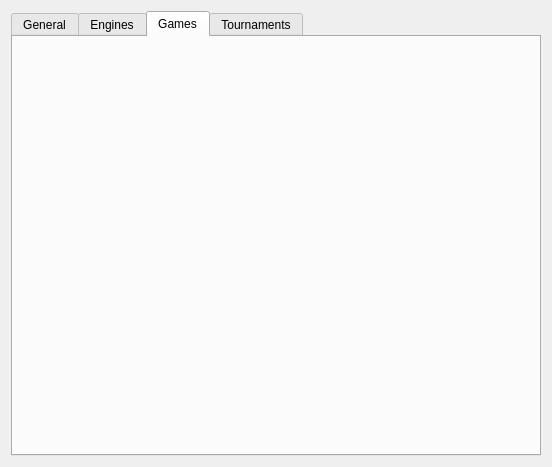
<?xml version="1.0" encoding="UTF-8"?>
<ui version="4.0">
 <class>SettingsDialog</class>
 <widget class="QDialog" name="SettingsDialog">
  <property name="geometry">
   <rect>
    <x>0</x>
    <y>0</y>
    <width>552</width>
    <height>467</height>
   </rect>
  </property>
  <property name="sizePolicy">
   <sizepolicy hsizetype="Preferred" vsizetype="Preferred">
    <horstretch>0</horstretch>
    <verstretch>90</verstretch>
   </sizepolicy>
  </property>
  <property name="windowTitle">
   <string>Settings</string>
  </property>
  <layout class="QVBoxLayout" name="verticalLayout_2">
   <item>
    <widget class="QTabWidget" name="tabWidget">
     <property name="currentIndex">
      <number>2</number>
     </property>
     <widget class="QWidget" name="m_generalTab">
      <attribute name="title">
       <string>General</string>
      </attribute>
      <layout class="QVBoxLayout" name="verticalLayout_6">
       <item>
        <widget class="QCheckBox" name="m_highlightLegalMovesCheck">
         <property name="text">
          <string>Highlight legal moves</string>
         </property>
         <property name="checked">
          <bool>true</bool>
         </property>
        </widget>
       </item>
       <item>
        <widget class="QCheckBox" name="m_closeUnusedInitialTabCheck">
         <property name="text">
          <string>Close initial game tab if unused</string>
         </property>
         <property name="checked">
          <bool>true</bool>
         </property>
        </widget>
       </item>
       <item>
        <widget class="QCheckBox" name="m_useFullUserNameCheck">
         <property name="text">
          <string>Use full name of human player</string>
         </property>
         <property name="checked">
          <bool>true</bool>
         </property>
        </widget>
       </item>
       <item>
        <widget class="QCheckBox" name="m_playersSidesOnClocksCheck">
         <property name="text">
          <string>Display players' sides on clocks </string>
         </property>
        </widget>
       </item>
       <item>
        <widget class="QCheckBox" name="m_humanCanPlayAfterTimeoutCheck">
         <property name="text">
          <string>Human player can play after timeout</string>
         </property>
         <property name="checked">
          <bool>true</bool>
         </property>
        </widget>
       </item>
       <item>
        <layout class="QFormLayout" name="formLayout_3">
         <property name="horizontalSpacing">
          <number>9</number>
         </property>
         <property name="verticalSpacing">
          <number>9</number>
         </property>
         <property name="topMargin">
          <number>13</number>
         </property>
         <property name="bottomMargin">
          <number>0</number>
         </property>
         <item row="1" column="1">
          <widget class="QLineEdit" name="m_siteEdit"/>
         </item>
         <item row="1" column="0">
          <widget class="QLabel" name="m_siteLabel">
           <property name="text">
            <string>PGN Site:</string>
           </property>
           <property name="buddy">
            <cstring>m_siteEdit</cstring>
           </property>
          </widget>
         </item>
         <item row="2" column="0">
          <widget class="QLabel" name="m_defaultPgnOutFileLabel">
           <property name="text">
            <string>PGN output for single games:</string>
           </property>
          </widget>
         </item>
         <item row="2" column="1">
          <layout class="QHBoxLayout" name="horizontalLayout_2">
           <item>
            <widget class="QLineEdit" name="m_defaultPgnOutFileEdit">
             <property name="text">
              <string>games.pgn</string>
             </property>
            </widget>
           </item>
           <item>
            <widget class="QPushButton" name="m_defaultPgnOutFileBtn">
             <property name="text">
              <string>Browse...</string>
             </property>
             <property name="shortcut">
              <string/>
             </property>
            </widget>
           </item>
          </layout>
         </item>
         <item row="3" column="0">
          <widget class="QLabel" name="m_tbPathLabel">
           <property name="text">
            <string>Syzygy tablebases path:</string>
           </property>
           <property name="buddy">
            <cstring>m_tbPathEdit</cstring>
           </property>
          </widget>
         </item>
         <item row="3" column="1">
          <layout class="QHBoxLayout" name="horizontalLayout">
           <item>
            <widget class="QLineEdit" name="m_tbPathEdit"/>
           </item>
           <item>
            <widget class="QPushButton" name="m_browseTbPathBtn">
             <property name="text">
              <string>Browse...</string>
             </property>
            </widget>
           </item>
          </layout>
         </item>
        </layout>
       </item>
       <item>
        <spacer name="verticalSpacer_2">
         <property name="orientation">
          <enum>Qt::Vertical</enum>
         </property>
         <property name="sizeHint" stdset="0">
          <size>
           <width>20</width>
           <height>40</height>
          </size>
         </property>
        </spacer>
       </item>
      </layout>
     </widget>
     <widget class="QWidget" name="m_enginesTab">
      <attribute name="title">
       <string>Engines</string>
      </attribute>
      <layout class="QVBoxLayout" name="verticalLayout">
       <property name="leftMargin">
        <number>0</number>
       </property>
       <property name="topMargin">
        <number>0</number>
       </property>
       <property name="rightMargin">
        <number>0</number>
       </property>
       <property name="bottomMargin">
        <number>0</number>
       </property>
       <item>
        <widget class="EngineManagementWidget" name="m_engineManagementWidget" native="true"/>
       </item>
      </layout>
     </widget>
     <widget class="QWidget" name="m_gamesTab">
      <attribute name="title">
       <string>Games</string>
      </attribute>
      <layout class="QVBoxLayout" name="verticalLayout_3">
       <property name="spacing">
        <number>0</number>
       </property>
       <property name="leftMargin">
        <number>9</number>
       </property>
       <property name="topMargin">
        <number>9</number>
       </property>
       <property name="rightMargin">
        <number>9</number>
       </property>
       <property name="bottomMargin">
        <number>9</number>
       </property>
       <item>
        <widget class="GameSettingsWidget" name="m_gameSettings" native="true"/>
       </item>
      </layout>
     </widget>
     <widget class="QWidget" name="m_tournamentsTab">
      <attribute name="title">
       <string>Tournaments</string>
      </attribute>
      <layout class="QVBoxLayout" name="verticalLayout_4">
       <item>
        <widget class="TournamentSettingsWidget" name="m_tournamentSettings" native="true"/>
       </item>
       <item>
        <widget class="QGroupBox" name="groupBox">
         <property name="enabled">
          <bool>true</bool>
         </property>
         <property name="sizePolicy">
          <sizepolicy hsizetype="Preferred" vsizetype="Preferred">
           <horstretch>0</horstretch>
           <verstretch>0</verstretch>
          </sizepolicy>
         </property>
         <property name="title">
          <string>Games</string>
         </property>
         <layout class="QVBoxLayout" name="verticalLayout_5">
          <item>
           <layout class="QFormLayout" name="formLayout_2">
            <property name="fieldGrowthPolicy">
             <enum>QFormLayout::ExpandingFieldsGrow</enum>
            </property>
            <item row="1" column="0">
             <widget class="QLabel" name="m_concurrencyLabel">
              <property name="text">
               <string>Concurrent games:</string>
              </property>
              <property name="buddy">
               <cstring>m_concurrencySpin</cstring>
              </property>
             </widget>
            </item>
            <item row="1" column="1">
             <widget class="QSpinBox" name="m_concurrencySpin">
              <property name="sizePolicy">
               <sizepolicy hsizetype="Fixed" vsizetype="Fixed">
                <horstretch>0</horstretch>
                <verstretch>0</verstretch>
               </sizepolicy>
              </property>
              <property name="minimum">
               <number>1</number>
              </property>
              <property name="maximum">
               <number>128</number>
              </property>
             </widget>
            </item>
            <item row="2" column="0">
             <widget class="QLabel" name="m_tournamentDefaultPgnOutFileLabel">
              <property name="text">
               <string>PGN output:</string>
              </property>
             </widget>
            </item>
            <item row="2" column="1">
             <layout class="QHBoxLayout" name="horizontalLayout_5">
              <item>
               <widget class="QLineEdit" name="m_tournamentDefaultPgnOutFileEdit">
                <property name="text">
                 <string>tournaments.pgn</string>
                </property>
               </widget>
              </item>
              <item>
               <widget class="QPushButton" name="m_tournamentDefaultPgnOutFileBtn">
                <property name="text">
                 <string>Browse...</string>
                </property>
               </widget>
              </item>
             </layout>
            </item>
            <item row="3" column="0">
             <widget class="QLabel" name="m_tournamentDefaultEpdOutFileLabel">
              <property name="text">
               <string>EPD output:</string>
              </property>
             </widget>
            </item>
            <item row="3" column="1">
             <layout class="QHBoxLayout" name="horizontalLayout_3">
              <item>
               <widget class="QLineEdit" name="m_tournamentDefaultEpdOutFileEdit">
                <property name="text">
                 <string>tournaments.epd</string>
                </property>
               </widget>
              </item>
              <item>
               <widget class="QPushButton" name="m_tournamentDefaultEpdOutFileBtn">
                <property name="text">
                 <string>Browse...</string>
                </property>
               </widget>
              </item>
             </layout>
            </item>
           </layout>
          </item>
         </layout>
        </widget>
       </item>
       <item>
        <spacer name="verticalSpacer">
         <property name="orientation">
          <enum>Qt::Vertical</enum>
         </property>
         <property name="sizeHint" stdset="0">
          <size>
           <width>20</width>
           <height>40</height>
          </size>
         </property>
        </spacer>
       </item>
      </layout>
     </widget>
    </widget>
   </item>
  </layout>
 </widget>
 <customwidgets>
  <customwidget>
   <class>GameSettingsWidget</class>
   <extends>QWidget</extends>
   <header>src/gamesettingswidget.h</header>
   <container>1</container>
  </customwidget>
  <customwidget>
   <class>TournamentSettingsWidget</class>
   <extends>QWidget</extends>
   <header>src/tournamentsettingswidget.h</header>
   <container>1</container>
  </customwidget>
  <customwidget>
   <class>EngineManagementWidget</class>
   <extends>QWidget</extends>
   <header>src/enginemanagementwidget.h</header>
   <container>1</container>
  </customwidget>
 </customwidgets>
 <resources/>
 <connections/>
</ui>
